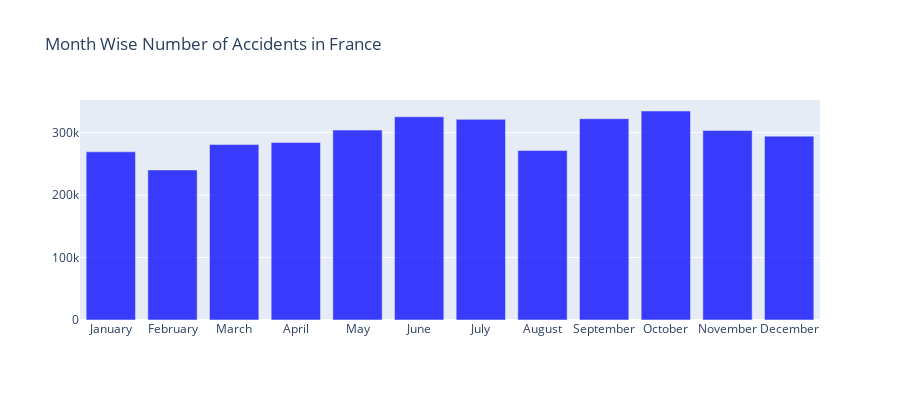

The code cell stored with this chart in its notebook:
### Markdown cell above
# Q1b. Which months have higher frequency of accidents ?

### Code cell
x2, y2 = create_stack_bar_data('mois', accidents)
#mapp = {}
#for m,v in zip(x2, y2):
#    mapp[m] = v
xn = [calendar.month_name[int(x)] for x in (x2)]
vn = y2

trace1 = go.Bar(x=xn, y=vn, opacity=0.75, name="month", marker=dict(color='blue'))
layout = dict(height=400, title='Month Wise Number of Accidents in France', legend=dict(orientation="h"));

fig = go.Figure(data=[trace1], layout=layout)
iplot(fig, filename='stacked-bar')

### Figure 1 — Plotly figure (JSON) as saved in the notebook; plotly's stock layout.template omitted (floating-point values rounded to 4 significant figures)
{"data": [{"marker": {"color": "blue"}, "name": "month", "opacity": 0.75, "type": "bar", "x": ["January", "February", "March", "April", "May", "June", "July", "August", "September", "October", "November", "December"], "y": [269468, 240426, 281133, 284394, 304301, 325594, 321512, 271496, 322546, 334884, 303611, 294611]}], "layout": {"height": 400, "legend": {"orientation": "h"}, "title": {"text": "Month Wise Number of Accidents in France"}}}
